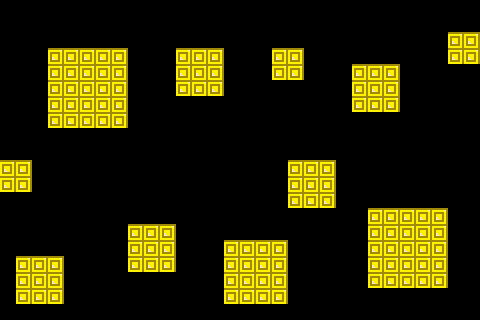

A 2D game scene composited from a Tiled map and its tileset images. What follows is a short description and the map's XML, with each tile layer's data collapsed to a summary:
An orthogonal 30x20 tile map with 16x16 px tiles, 2 tile layers (bricks, solidbricks), 3 tilesets and 16 objects (6x PowerUpSpawnPoint, 3x StarInGameCurrency, 2x parkourJumperSpawnPoint, SpawnPoint, TimeBomb, ...).

<map version="1.0" orientation="orthogonal" width="30" height="20" tilewidth="16" tileheight="16">
 <tileset firstgid="1" name="TileSetTemplate" tilewidth="16" tileheight="16">
  <image source="TileSetTemplate.png" width="64" height="64" />
 </tileset>
 <tileset firstgid="17" name="TileSetTemplateSolid" tilewidth="16" tileheight="16">
  <image source="TileSetTemplateSolid.png" width="64" height="64" />
 </tileset>
 <tileset firstgid="33" name="Tile G (1)" tilewidth="16" tileheight="16">
  <image source="Tile G (1).png" width="16" height="16" />
 </tileset>
 <layer name="bricks" width="30" height="20">
  <data>[600 cells, 0 non-empty, 0 distinct tile ids]</data>
 </layer>
 <layer name="solidbricks" width="30" height="20">
  <data>[600 cells, 123 non-empty, 1 distinct tile ids]</data>
 </layer>
 <objectgroup name="Objects" width="30" height="20">
  <object x="441" y="107" height="1" />
  <object name="SpawnPoint" x="85" y="30">
   <properties>
    <property name="SpawnPoint" value="1" />
   </properties>
  </object>
  <object name="StarInGameCurrency" x="330" y="270">
   <properties>
    <property name="StarInGameCurrency" value="1" />
   </properties>
  </object>
  <object name="StarInGameCurrency" x="375" y="15">
   <properties>
    <property name="StarInGameCurrency" value="1" />
   </properties>
  </object>
  <object name="StarInGameCurrency" x="16" y="99">
   <properties>
    <property name="StarInGameCurrency" value="1" />
   </properties>
  </object>
  <object name="TimeBomb" x="250" y="146">
   <properties>
    <property name="TimeBomb" value="1" />
   </properties>
  </object>
  <object name="PowerUpSpawnPoint" x="37" y="208">
   <properties>
    <property name="PowerUpSpawnPoint" value="0" />
   </properties>
  </object>
  <object name="PowerUpSpawnPoint" x="52" y="208">
   <properties>
    <property name="PowerUpSpawnPoint" value="1" />
   </properties>
  </object>
  <object name="PowerUpSpawnPoint" x="145" y="180">
   <properties>
    <property name="PowerUpSpawnPoint" value="2" />
   </properties>
  </object>
  <object name="PowerUpSpawnPoint" x="162" y="180">
   <properties>
    <property name="PowerUpSpawnPoint" value="3" />
   </properties>
  </object>
  <object name="PowerUpSpawnPoint" x="280" y="20">
   <properties>
    <property name="PowerUpSpawnPoint" value="4" />
   </properties>
  </object>
  <object name="PowerUpSpawnPoint" x="296" y="19">
   <properties>
    <property name="PowerUpSpawnPoint" value="5" />
   </properties>
  </object>
  <object name="parkourJumperSpawnPoint" x="379" y="52">
   <properties>
    <property name="parkourJumperSpawnPoint" value="1" />
   </properties>
  </object>
  <object name="hidgonSpawnPoint" x="254" y="227">
   <properties>
    <property name="hidgonSpawnPoint" value="1" />
   </properties>
  </object>
  <object name="parkourJumperSpawnPoint" x="385" y="196">
   <properties>
    <property name="parkourJumperSpawnPoint" value="1" />
   </properties>
  </object>
  <object name="ExitDoor" x="418" y="179">
   <properties>
    <property name="ExitDoor" value="1" />
   </properties>
  </object>
 </objectgroup>
</map>
